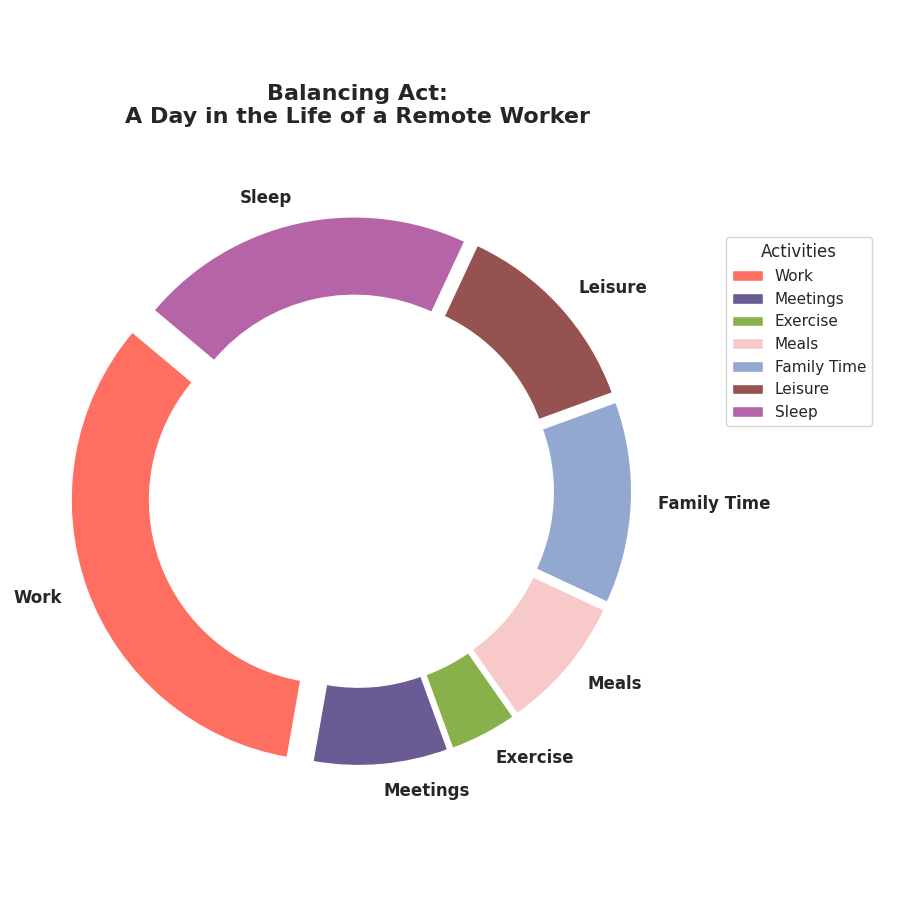

Write the Python code that produced this figure.
import matplotlib.pyplot as plt
import numpy as np

activities = ['Work', 'Meetings', 'Exercise', 'Meals', 'Family Time', 'Leisure', 'Sleep']
hours = np.array([8, 2, 1, 2, 3, 3, 5])
colors = ['#FF6F61', '#6B5B95', '#88B04B', '#F7CAC9', '#92A8D1', '#955251', '#B565A7']

fig, ax = plt.subplots(figsize=(9, 9))

explode = [0.1 if activity == 'Work' else 0.05 for activity in activities]
wedges, texts, autotexts = ax.pie(hours, labels=activities, autopct='%1.1f%%', startangle=140, colors=colors, explode=explode, wedgeprops=dict(width=0.3))

plt.setp(texts, size=12, fontweight='semibold')
plt.setp(autotexts, size=10, color='white')

ax.set_aspect('equal')
plt.title("Balancing Act:\nA Day in the Life of a Remote Worker", fontsize=16, fontweight='bold', y=1.05)
ax.legend(wedges, activities, title="Activities", loc="upper right", bbox_to_anchor=(1.3, 0.9))

plt.tight_layout()
plt.show()
